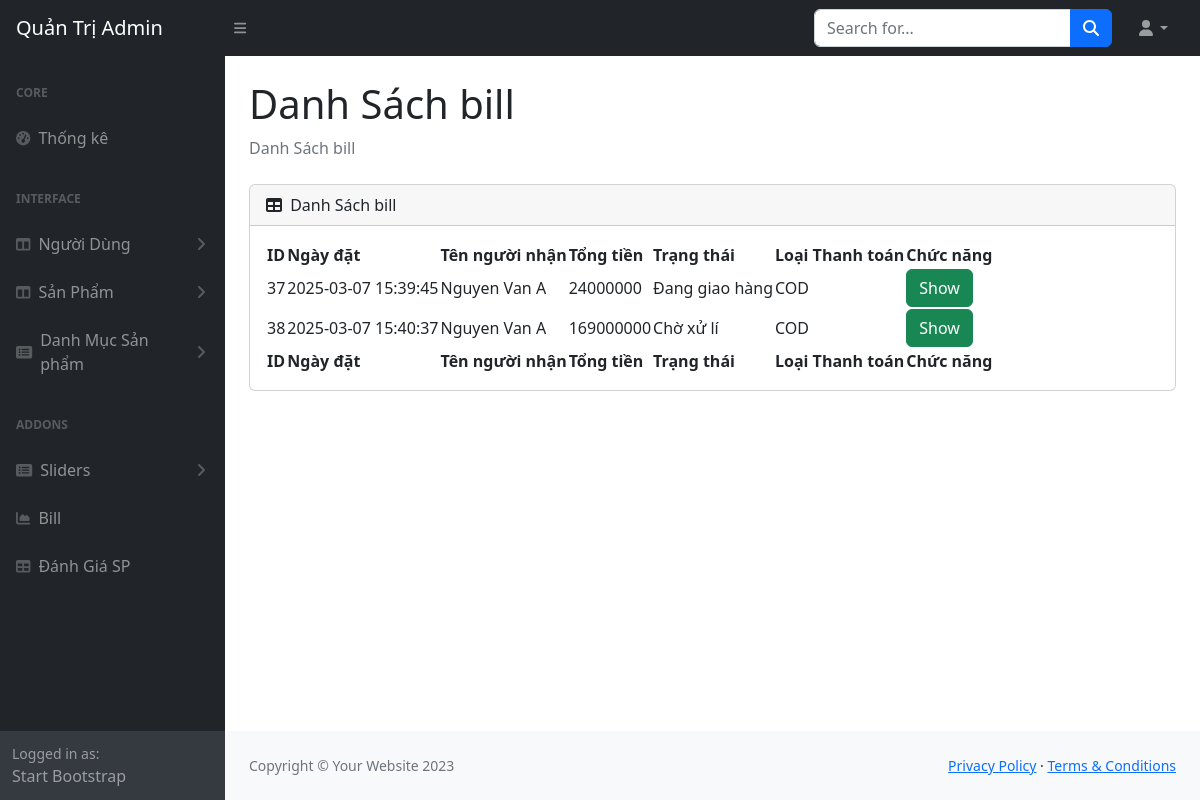
The app's page /?role=admin&act=bills-index (signed in) with its own data.
### tables this page shows
CREATE TABLE `bill` (
  `id` int NOT NULL,
  `create_at` timestamp NOT NULL DEFAULT CURRENT_TIMESTAMP,
  `bill_status` varchar(100) NOT NULL,
  `payment_type` varchar(100) NOT NULL,
  `user_id` int NOT NULL,
  `user_name` varchar(150) NOT NULL,
  `user_email` varchar(255) NOT NULL,
  `user_address` varchar(255) NOT NULL,
  `user_phone` varchar(11) NOT NULL,
  `total` int NOT NULL
);

### controllers/admin/BillAdminController.php (called while the page is built, shortened)
<?php
class BillAdminController
{
    private $bill;
    public function __construct()
    {
        $this->bill = new Bill();
    }
    public function index()
    {
        $statusLabels = [
            1 => 'Chờ xử lí',
            2 => 'Đã xử lí',
            3 => 'Đang giao hàng',
            4 => 'Đã thanh toán',
            5 => 'Hủy đơn'
            ];
        $paymentLabels = [
            1 => 'COD',
            2 => 'Online'
        ];
        $title = 'Danh Sách bill';
        $data = $this->bill->getAll();
        require_once PATH_VIEW_ADMIN_MAIN;
    }
}

### models/BaseModel.php (called while the page is built, shortened)
<?php
class BaseModel
{
    public function __construct()
    {
        $dsn = sprintf('mysql:host=%s;port=%s;dbname=%s;charset=utf8', DB_HOST, DB_PORT, DB_NAME);
        try {
            $this->pdo = new PDO($dsn, DB_USERNAME, DB_PASSWORD, DB_OPTIONS);
        } catch (PDOException $e) {
            die("Kết nối cơ sở dữ liệu không thành công: {$e->getMessage()}");
        }
    }
}

### models/Bill.php (called while the page is built, shortened)
<?php
class Bill extends BaseModel
{
    public function getAll()
    {
        $sql = "
            SELECT
                id,
                create_at,
                bill_status,
                payment_type,
                user_id,
                user_name,
                user_email,
                user_address,
                user_phone,
                total
            FROM bill;
        ";
        $stmt = $this->pdo->prepare($sql);
        $stmt->execute();
        $result = $stmt->fetchAll();
        return $result ?: [];
    }
}

### views/admin/bills/index.php (the view, shortened to what this page needs)
<main>
    <div class="container-fluid px-4">
        <h1 class="mt-4"><?= $title ?></h1>
        <ol class="breadcrumb mb-4">
            <li class="breadcrumb-item active"><?= $title ?></li>
        </ol>
        <div class="card mb-4">
            <div class="card-header">
                <i class="fas fa-table me-1"></i>
                <?= $title ?>
            </div>
            <div class="card-body">
                <table id="datatablesSimple">
                    <thead>
                    <tr>
                        <th>ID</th>
                        <th>Ngày đặt</th>
                        <th>Tên người nhận</th>
                        <th>Tổng tiền</th>
                        <th>Trạng thái</th>
                        <th>Loại Thanh toán</th>
                        <th>Chức năng</th>
                    </tr>
                    </thead>
                    <tfoot>
                    <tr>
                        <th>ID</th>
                        <th>Ngày đặt</th>
                        <th>Tên người nhận</th>
                        <th>Tổng tiền</th>
                        <th>Trạng thái</th>
                        <th>Loại Thanh toán</th>
                        <th>Chức năng</th>
                    </tr>
                    </tfoot>
                    <tbody>
                        <?php foreach ($data as $bill): ?>
                            <tr>
                                <td><?= $bill['id'] ?></td>
                                <td><?= $bill['create_at'] ?></td>
                                <td><?= $bill['user_name'] ?></td>
                                <td><?= $bill['total'] ?></td>
                                <td><?= $statusLabels[$bill['bill_status']] ?? 'Unknown' ?></td>
                                <td><?= $paymentLabels[$bill['payment_type']] ?? 'Unknown' ?></td>
                                <td>
                                <div class="d-flex gap-2">
                                    <a class="btn btn-success"
                                        href="<?= BASE_URL_ADMIN . '&act=bills-show&id=' . $bill['id'] ?>">Show</a>
                                </div>
                                </td>
                            </tr>
                        <?php endforeach; ?>
                    </tbody>
                </table>
            </div>
        </div>
    </div>
</main>

### records on screen
bill: id "37", create_at "2025-03-07 15:39:45", user_name "Nguyen Van A", total "24000000", bill_status "Đang giao hàng", payment_type "COD"
bill: id "38", create_at "2025-03-07 15:40:37", user_name "Nguyen Van A", total "169000000", bill_status "Chờ xử lí", payment_type "COD"

### other values on screen
$title "Danh Sách bill"
